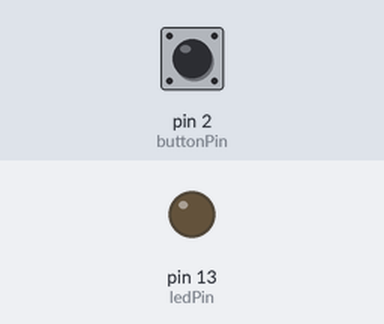
Recording of a sketch running on a simulated Arduino Uno, built with avr-gcc and run on an emulated ATmega328P. Shown: output pins drawn as LEDs (lit = HIGH). Inputs (shaded band) come from the test bench; at power-on: pin 2 (buttonPin) LOW.

Above: at 1.2 s.
1.3 s: pin 2 (buttonPin) pulled HIGH for 0.15 s
At 1.37 s:
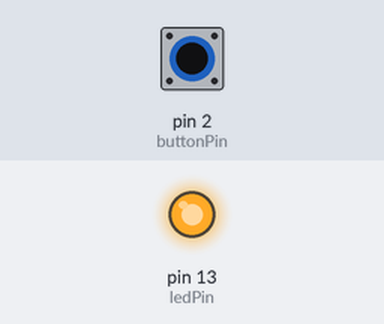
2.9 s: pin 2 (buttonPin) pulled HIGH for 3.2 s
At 7.1 s:
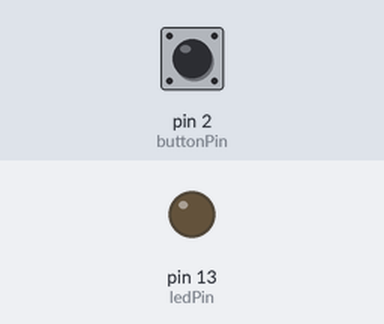
Timing chart, 0 to 8.6 s (numbered marks = the images above; inputs shaded):
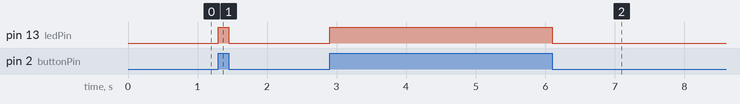

Measured:
- after the input at 1.3 s, pin 13 (ledPin): LOW → HIGH at once, → LOW 0.15 s later
- after the input at 2.9 s, pin 13 (ledPin): LOW → HIGH at once, → LOW 3.2 s later

The sketch:

basic_button_press_STEAM.ino
```cpp
int buttonPin = 2;  // the pin number for button
int ledPin = 13; // LED on pin 13

void setup() {
  digitalWrite(buttonPin, LOW); //make sure pin is low
  pinMode(ledPin, OUTPUT);
}


void loop() {

  if (digitalRead(buttonPin) == HIGH) { //when button the Arduino gets a 5 volt signal
    digitalWrite(ledPin, HIGH);         //and we turn on the led
  }
  else {
    digitalWrite(ledPin, LOW);
  }
}
```
